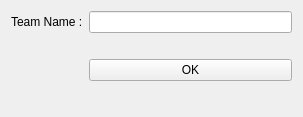
<?xml version="1.0" encoding="UTF-8"?>
<ui version="4.0">
 <class>Form</class>
 <widget class="QWidget" name="Form">
  <property name="geometry">
   <rect>
    <x>0</x>
    <y>0</y>
    <width>303</width>
    <height>117</height>
   </rect>
  </property>
  <property name="windowTitle">
   <string>Form</string>
  </property>
  <layout class="QFormLayout" name="formLayout">
   <item row="0" column="0">
    <widget class="QLabel" name="label">
     <property name="text">
      <string>Team Name :</string>
     </property>
    </widget>
   </item>
   <item row="0" column="1">
    <widget class="QLineEdit" name="l"/>
   </item>
   <item row="1" column="0" colspan="2">
    <widget class="QLabel" name="label_2">
     <property name="text">
      <string/>
     </property>
    </widget>
   </item>
   <item row="2" column="1">
    <widget class="QPushButton" name="btn">
     <property name="text">
      <string>OK</string>
     </property>
    </widget>
   </item>
  </layout>
 </widget>
 <resources/>
 <connections/>
</ui>
